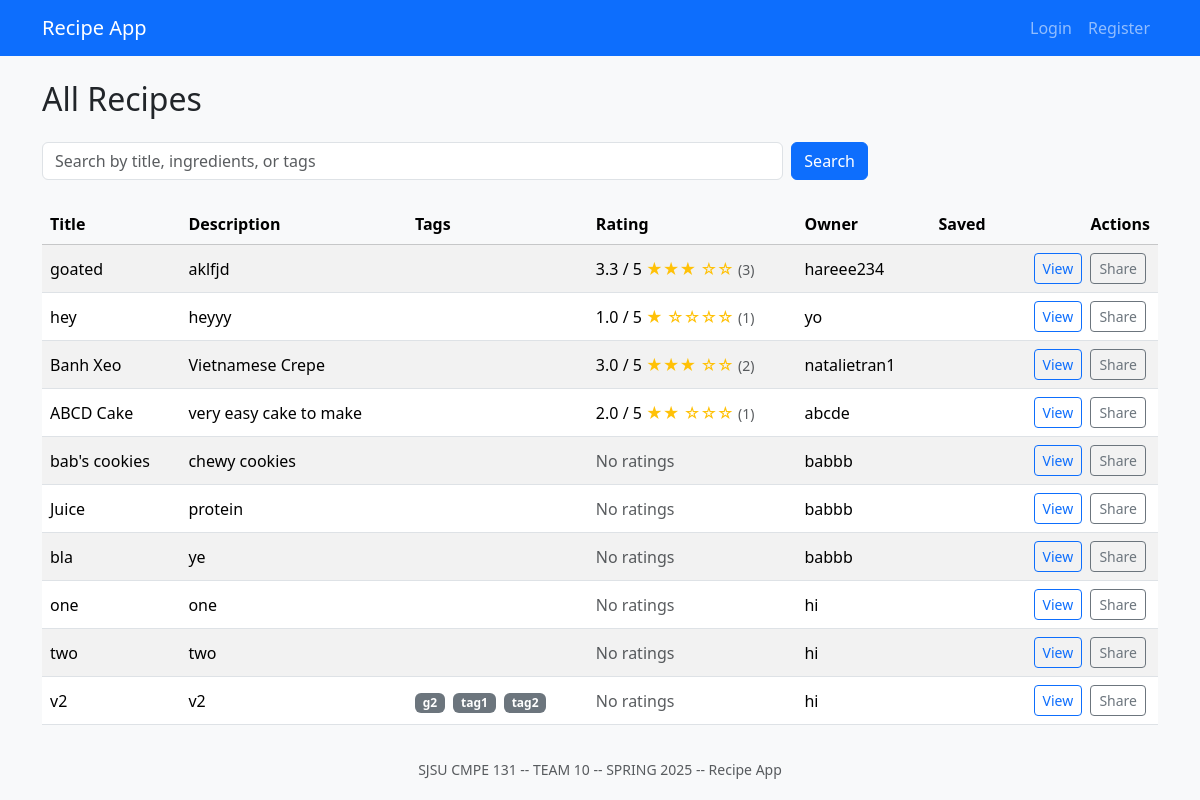
The page / on the database its author committed.
### app/models.py (models this page shows)
class Recipe(db.Model):
    id = db.Column(db.Integer, primary_key=True)
    title = db.Column(db.String(200), nullable=False)
    description = db.Column(db.Text, nullable=False)
    ingredients = db.Column(db.Text, nullable=False)
    instructions = db.Column(db.Text, nullable=False)
    created_at = db.Column(db.DateTime(timezone=True), server_default=func.now())
    user_id = db.Column(db.Integer, db.ForeignKey('user.id'), nullable=False)
    ratings = db.relationship('Rating', backref='recipe', lazy=True, cascade="all, delete-orphan")
    tags = db.relationship(
        'Tag',
        secondary='recipe_tags',
        backref=db.backref('recipes', lazy='dynamic'),
        lazy='dynamic',
    )
    def avg_rating(self):
        if not self.ratings:
            return 0
        return round(sum(r.value for r in self.ratings) / len(self.ratings), 1)

class Rating(db.Model):
    id = db.Column(db.Integer, primary_key=True)
    value = db.Column(db.Integer, nullable=False)  # 1-5 stars
    comment = db.Column(db.Text, nullable=True)    # Optional review text
    created_at = db.Column(db.DateTime(timezone=True), server_default=func.now())
    recipe_id = db.Column(db.Integer, db.ForeignKey('recipe.id'), nullable=False)
    user_id = db.Column(db.Integer, db.ForeignKey('user.id'), nullable=False)
    __table_args__ = (db.UniqueConstraint('recipe_id', 'user_id', name='_recipe_user_rating_uc'),)
    reactions = db.relationship(
        'Reaction',
        backref='rating',
        lazy='dynamic',
        cascade="all, delete-orphan"
    )

class User(UserMixin, db.Model):
    id = db.Column(db.Integer, primary_key=True)
    username = db.Column(db.String(100), unique=True, nullable=False)
    email = db.Column(db.String(120), unique=True, nullable=False)
    password = db.Column(db.String(200), nullable=False)
    recipes = db.relationship('Recipe', backref='author', lazy=True)
    ratings = db.relationship('Rating', backref='user', lazy=True)
    recipes = db.relationship('Recipe', backref='author', lazy=True)
    saved = db.relationship(
        'Recipe',
        secondary=saved_recipes,
        backref=db.backref('saved_by', lazy='dynamic'),
        lazy='dynamic',
    )

class Tag(db.Model):
    id = db.Column(db.Integer, primary_key=True)
    name = db.Column(db.String(50), unique=True, nullable=False)

### app/routes.py (the view)
@app.route("/")
def home():
    user = get_current_user()
    recipes = Recipe.query.all()
    return render_template("recipes.html", recipes=recipes, user=user)

### app/routes.py (called while the page is built)
def get_current_user():
    uid = session.get("user_id")
    return User.query.get(uid) if uid else None

### app/templates/recipes.html (shortened to what this page needs)
{% extends "base.html" %}
{% block content %}
  <div class="d-flex justify-content-between align-items-center mb-4">
    <h2 class="mb-0">All Recipes</h2>
  </div>
  <form class="row g-2 mb-4" method="GET" action="{{ url_for('recipes') }}">
    <div class="col-md-8">
      <input
        type="text"
        name="search"
        class="form-control"
        placeholder="Search by title, ingredients, or tags"
        value="{{ search_query }}"
      >
    </div>
    <div class="col-auto">
      <button type="submit" class="btn btn-primary">Search</button>
    </div>
  </form>
  {% if recipes %}
    <div class="table-responsive">
      <table class="table table-striped table-hover align-middle">
        <thead class="table-light">
          <tr>
            <th>Title</th>
            <th>Description</th>
            <th>Tags</th>
            <th>Rating</th>
            <th>Owner</th>
            <th class="text-center">Saved</th>
            <th class="text-end">Actions</th>
          </tr>
        </thead>
        <tbody>
          {% for recipe in recipes %}
          <tr>
            <td>{{ recipe.title }}</td>
            <td>{{ recipe.description|truncate(50) }}</td>
            <td>
              {% if recipe.tags %}
                {% for tag in recipe.tags %}
                  <span class="badge bg-secondary me-1">{{ tag.name }}</span>
                {% endfor %}
              {% else %}
                <span class="text-muted">—</span>
              {% endif %}
            </td>
            <td>
              {% if recipe.ratings %}
                {{ recipe.avg_rating() }} / 5
                <span class="text-warning">
                  {% set stars = (recipe.avg_rating()|round)|int %}
                  {% for i in range(stars) %}★{% endfor %}
                  {% for i in range(5-stars) %}☆{% endfor %}
                </span>
                <small class="text-muted">({{ recipe.ratings|length }})</small>
              {% else %}
                <span class="text-muted">No ratings</span>
              {% endif %}
            </td>
            <td>{{ recipe.author.username }}</td>
            <td class="text-center">
            </td>
            <td class="text-end">
              <a href="{{ url_for('view_recipe', recipe_id=recipe.id) }}"
                 class="btn btn-sm btn-outline-primary me-1">View</a>
              <a href="{{ url_for('view_recipe', recipe_id=recipe.id, _external=True) }}"
                 class="btn btn-sm btn-outline-secondary me-1">Share</a>
            </td>
          </tr>
          {% endfor %}
        </tbody>
      </table>
    </div>
  {% else %}
    <div class="alert alert-info">
      No recipes found.
      {% if user %}<a href="{{ url_for('add_recipe') }}" class="alert-link">Add your first recipe</a>.{% endif %}
    </div>
  {% endif %}
{% endblock %}

### rows shown on the page
Recipe: title "goated", description "aklfjd", avg_rating "3.3", ratings|length "3", author.username "hareee234"
Recipe: title "hey", description "heyyy", avg_rating "1.0", ratings|length "1", author.username "yo"
Recipe: title "Banh Xeo", description "Vietnamese Crepe", avg_rating "3.0", ratings|length "2", author.username "natalietran1"
Recipe: title "ABCD Cake", description "very easy cake to make", avg_rating "2.0", ratings|length "1", author.username "abcde"
Recipe: title "bab's cookies", description "chewy cookies", shows "No ratings", author.username "babbb"
Recipe: title "Juice", description "protein", shows "No ratings", author.username "babbb"
Recipe: title "bla", description "ye", shows "No ratings", author.username "babbb"
Recipe: title "one", description "one", shows "No ratings", author.username "hi"
Recipe: title "two", description "two", shows "No ratings", author.username "hi"
Recipe: title "v2", description "v2", shows "No ratings", author.username "hi"
Tag: name "g2"
Tag: name "tag1"
Tag: name "tag2"
